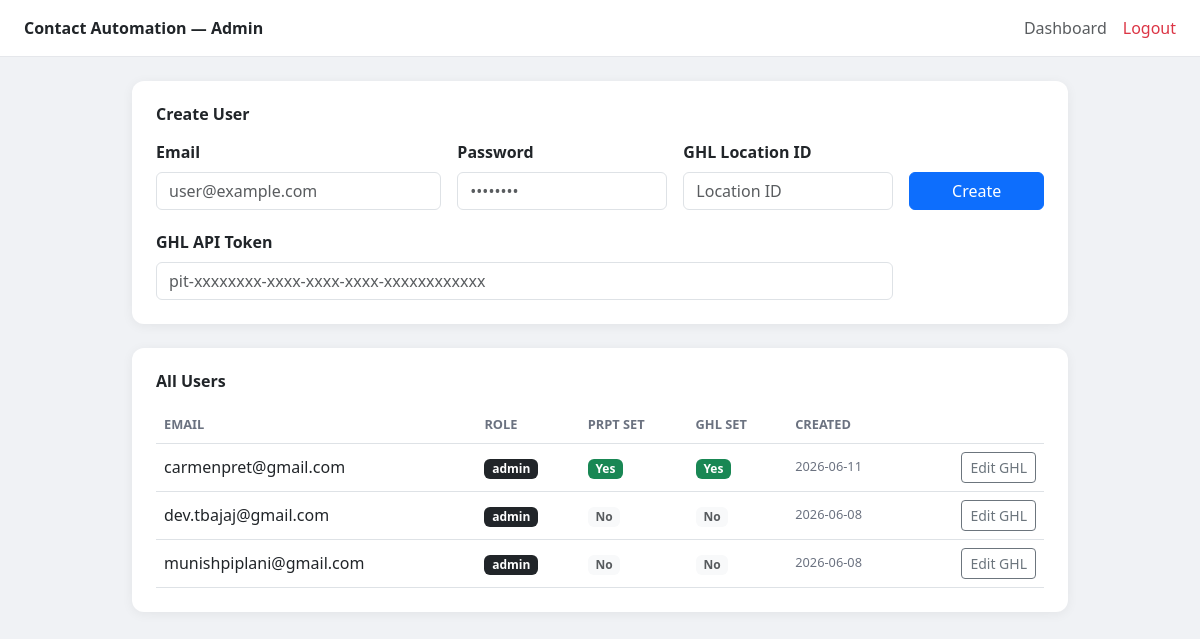
Page /admin (signed in) on the earlier database version.
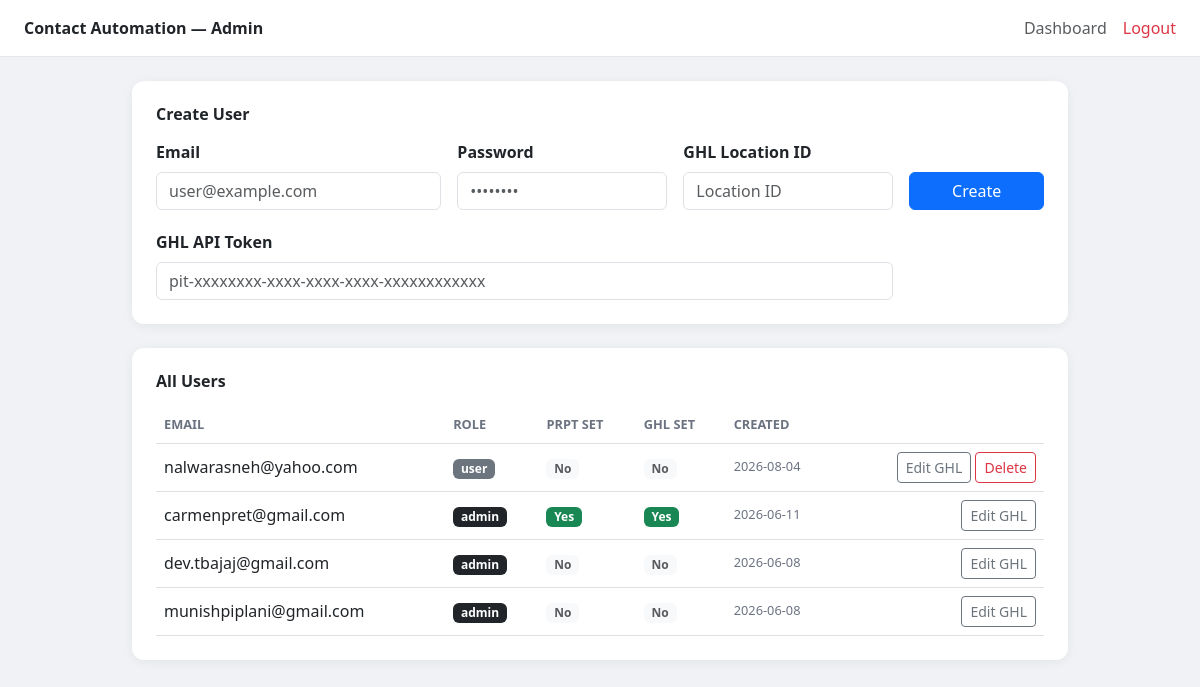
Same page on the later database version.
### tables this page shows
CREATE TABLE users (
            id              INTEGER PRIMARY KEY AUTOINCREMENT,
            email           TEXT UNIQUE NOT NULL,
            password_hash   TEXT NOT NULL,
            role            TEXT DEFAULT 'user',
            prpt_username   TEXT DEFAULT '',
            prpt_password   TEXT DEFAULT '',
            prpt_rep_id     TEXT DEFAULT '',
            ghl_api_token   TEXT DEFAULT '',
            ghl_location_id TEXT DEFAULT '',
            created_at      TIMESTAMP DEFAULT CURRENT_TIMESTAMP
        );

### main_server.py (the view)
@app.get("/admin", response_class=HTMLResponse)
def admin_page(request: Request):
    user = require_admin(request)
    if isinstance(user, RedirectResponse):
        return user
    users = get_all_users()
    return templates.TemplateResponse("admin.html", {
        "request": request,
        "users": [dict(u) for u in users],
        "success": None,
        "error": None,
    })

### templates/admin.html (shortened to what this page needs)
<!DOCTYPE html>
<html lang="en">
<head>
  <link href="https://cdn.jsdelivr.net/npm/bootstrap@5.3.0/dist/css/bootstrap.min.css" rel="stylesheet"/>
</head>
<body>
  <nav class="navbar px-4 py-3 mb-4">
    <span class="fw-bold">Contact Automation — Admin</span>
    <div class="ms-auto d-flex gap-3 align-items-center">
      <a href="/dashboard" class="text-decoration-none text-muted">Dashboard</a>
      <a href="/logout" class="text-decoration-none text-danger">Logout</a>
    </div>
  </nav>
  <div class="container" style="max-width: 960px;">
    <div class="card p-4 mb-4">
      <div class="d-flex justify-content-between align-items-center mb-3">
        <h6 class="fw-semibold mb-0">Create User</h6>
      </div>
      <form method="POST" action="/admin/create-user">
        <div class="row g-3">
          <div class="col-md-4">
            <label class="form-label fw-semibold">Email</label>
            <input type="email" name="email" class="form-control" placeholder="user@example.com" required/>
          </div>
          <div class="col-md-3">
            <label class="form-label fw-semibold">Password</label>
            <input type="password" name="password" class="form-control" placeholder="••••••••" required/>
          </div>
          <div class="col-md-3">
            <label class="form-label fw-semibold">GHL Location ID</label>
            <input type="text" name="ghl_location_id" class="form-control" placeholder="Location ID"/>
          </div>
          <div class="col-md-2 d-flex align-items-end">
            <button type="submit" class="btn btn-primary w-100">Create</button>
          </div>
        </div>
        <div class="row g-3 mt-1">
          <div class="col-md-10">
            <label class="form-label fw-semibold">GHL API Token</label>
            <input type="text" name="ghl_api_token" class="form-control" placeholder="pit-xxxxxxxx-xxxx-xxxx-xxxx-xxxxxxxxxxxx"/>
          </div>
        </div>
      </form>
    </div>
    <div class="card p-4">
      <h6 class="fw-semibold mb-3">All Users</h6>
      <div class="table-responsive">
        <table class="table table-hover align-middle mb-0">
          <thead>
            <tr>
              <th>Email</th>
              <th>Role</th>
              <th>PRPT Set</th>
              <th>GHL Set</th>
              <th>Created</th>
              <th></th>
            </tr>
          </thead>
          <tbody>
            {% for u in users %}
            <tr>
              <td>{{ u.email }}</td>
              <td>
                <span class="badge {% if u.role == 'admin' %}bg-dark{% else %}bg-secondary{% endif %}">
                  {{ u.role }}
                </span>
              </td>
              <td>
                {% if u.prpt_username %}
                  <span class="badge bg-success">Yes</span>
                {% else %}
                  <span class="badge bg-light text-muted">No</span>
                {% endif %}
              </td>
              <td>
                {% if u.ghl_api_token %}
                  <span class="badge bg-success">Yes</span>
                {% else %}
                  <span class="badge bg-light text-muted">No</span>
                {% endif %}
              </td>
              <td style="font-size:0.8rem; color:#6b7280;">{{ u.created_at[:10] }}</td>
              <td class="text-end">
                <button class="btn btn-sm btn-outline-secondary"
                        onclick="openGhlModal({{ u.id }}, '{{ u.ghl_api_token }}', '{{ u.ghl_location_id }}')">
                  Edit GHL
                </button>
                {% if u.role != 'admin' %}
                <form method="POST" action="/admin/delete-user/{{ u.id }}" class="d-inline"
                      onsubmit="return confirm('Delete {{ u.email }}?')">
                  <button type="submit" class="btn btn-sm btn-outline-danger">Delete</button>
                </form>
                {% endif %}
              </td>
            </tr>
            {% endfor %}
          </tbody>
        </table>
      </div>
    </div>
  </div>
</body>
</html>

### templates/admin.html (style rules this page uses)
body { background: #f0f2f5; }
.navbar { background: #fff; border-bottom: 1px solid #e5e7eb; }
.card { border: none; border-radius: 12px; box-shadow: 0 2px 12px rgba(0,0,0,0.06); }
.table th { font-size: 0.8rem; text-transform: uppercase; color: #6b7280; }

Differences in the rows shown:
added users: email "nalwarasneh@yahoo.com", role "user", prpt_username "No", ghl_api_token "No", created_at "2026-08-04"
